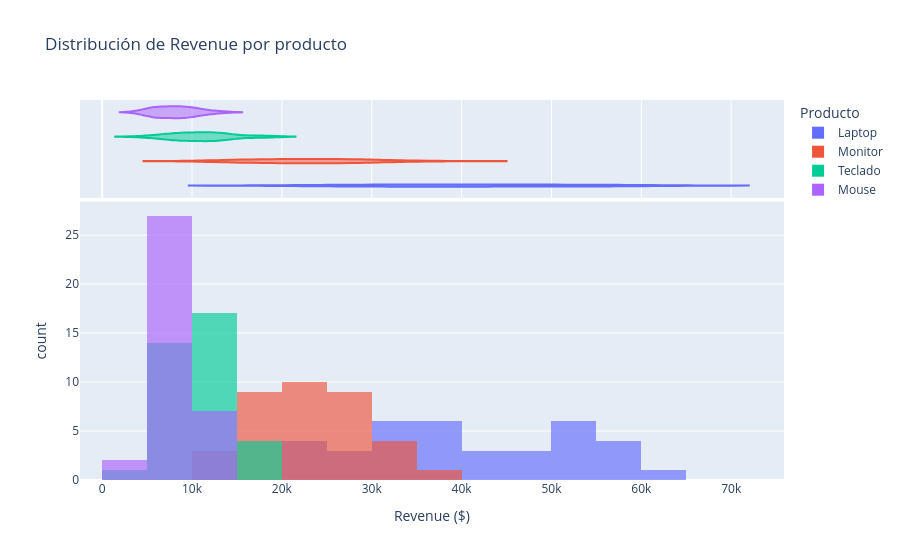

Here is the notebook cell this chart was saved with:
### Code cell
# Histograma con curva KDE superpuesta
fig = px.histogram(
    df,
    x='Revenue', color='Producto',
    nbins=20,
    barmode='overlay',
    opacity=0.65,
    title='Distribución de Revenue por producto',
    labels={'Revenue': 'Revenue ($)'},
    marginal='violin',
)
fig.show()

### Figure 1 — Plotly figure (JSON) as saved in the notebook; plotly's stock layout.template omitted (floating-point values rounded to 4 significant figures)
{"data": [{"bingroup": "x", "hovertemplate": "Producto=Laptop<br>Revenue ($)=%{x}<br>count=%{y}<extra></extra>", "legendgroup": "Laptop", "marker": {"color": "#636efa", "opacity": 0.65, "pattern": {"shape": ""}}, "name": "Laptop", "nbinsx": 20, "orientation": "v", "showlegend": true, "type": "histogram", "x": [30000, 24000, 21600, 37200, 26400, 24000, 38400, 33600, 22800, 43200, 33600, 28800, 54000, 50400, 31200, 57600, 46800, 34800, 54000, 56400, 46800, 58800, 58800, 45600, 60000, 42000, 44400, 50400, 51600, 39600, 52800, 37200, 27600, 39600, 37200, 33600], "xaxis": "x", "yaxis": "y"}, {"hovertemplate": "Producto=Laptop<br>Revenue ($)=%{x}<extra></extra>", "legendgroup": "Laptop", "marker": {"color": "#636efa"}, "name": "Laptop", "scalegroup": "x", "showlegend": false, "type": "violin", "x": [30000, 24000, 21600, 37200, 26400, 24000, 38400, 33600, 22800, 43200, 33600, 28800, 54000, 50400, 31200, 57600, 46800, 34800, 54000, 56400, 46800, 58800, 58800, 45600, 60000, 42000, 44400, 50400, 51600, 39600, 52800, 37200, 27600, 39600, 37200, 33600], "xaxis": "x2", "yaxis": "y2"}, {"bingroup": "x", "hovertemplate": "Producto=Monitor<br>Revenue ($)=%{x}<br>count=%{y}<extra></extra>", "legendgroup": "Monitor", "marker": {"color": "#EF553B", "opacity": 0.65, "pattern": {"shape": ""}}, "name": "Monitor", "nbinsx": 20, "orientation": "v", "showlegend": true, "type": "histogram", "x": [20400, 13200, 12400, 17600, 16000, 11200, 24000, 16000, 16800, 22800, 21600, 18000, 27200, 28000, 18000, 31200, 28000, 25600, 38400, 25600, 24400, 33200, 28800, 23600, 32400, 28800, 20400, 26400, 27600, 18400, 30400, 22000, 18000, 23600, 22000, 15200], "xaxis": "x", "yaxis": "y"}, {"hovertemplate": "Producto=Monitor<br>Revenue ($)=%{x}<extra></extra>", "legendgroup": "Monitor", "marker": {"color": "#EF553B"}, "name": "Monitor", "scalegroup": "x", "showlegend": false, "type": "violin", "x": [20400, 13200, 12400, 17600, 16000, 11200, 24000, 16000, 16800, 22800, 21600, 18000, 27200, 28000, 18000, 31200, 28000, 25600, 38400, 25600, 24400, 33200, 28800, 23600, 32400, 28800, 20400, 26400, 27600, 18400, 30400, 22000, 18000, 23600, 22000, 15200], "xaxis": "x2", "yaxis": "y2"}, {"bingroup": "x", "hovertemplate": "Producto=Teclado<br>Revenue ($)=%{x}<br>count=%{y}<extra></extra>", "legendgroup": "Teclado", "marker": {"color": "#00cc96", "opacity": 0.65, "pattern": {"shape": ""}}, "name": "Teclado", "nbinsx": 20, "orientation": "v", "showlegend": true, "type": "histogram", "x": [9200, 6240, 4880, 8400, 7520, 5760, 9680, 9120, 8080, 13200, 8960, 7840, 16560, 12400, 8320, 17680, 11920, 11600, 18000, 13520, 10720, 18080, 12480, 12160, 13760, 12640, 10400, 13680, 12640, 10880, 12320, 11920, 8480, 13520, 9520, 7920], "xaxis": "x", "yaxis": "y"}, {"hovertemplate": "Producto=Teclado<br>Revenue ($)=%{x}<extra></extra>", "legendgroup": "Teclado", "marker": {"color": "#00cc96"}, "name": "Teclado", "scalegroup": "x", "showlegend": false, "type": "violin", "x": [9200, 6240, 4880, 8400, 7520, 5760, 9680, 9120, 8080, 13200, 8960, 7840, 16560, 12400, 8320, 17680, 11920, 11600, 18000, 13520, 10720, 18080, 12480, 12160, 13760, 12640, 10400, 13680, 12640, 10880, 12320, 11920, 8480, 13520, 9520, 7920], "xaxis": "x2", "yaxis": "y2"}, {"bingroup": "x", "hovertemplate": "Producto=Mouse<br>Revenue ($)=%{x}<br>count=%{y}<extra></extra>", "legendgroup": "Mouse", "marker": {"color": "#ab63fa", "opacity": 0.65, "pattern": {"shape": ""}}, "name": "Mouse", "nbinsx": 20, "orientation": "v", "showlegend": true, "type": "histogram", "x": [6475, 5810, 4760, 6125, 5285, 4305, 7805, 5845, 5670, 8960, 8540, 6125, 11445, 9905, 6685, 11235, 10675, 7105, 13230, 9135, 7175, 12845, 10955, 8225, 10325, 9765, 8400, 9555, 9870, 7175, 8435, 8820, 5810, 8260, 8295, 5460], "xaxis": "x", "yaxis": "y"}, {"hovertemplate": "Producto=Mouse<br>Revenue ($)=%{x}<extra></extra>", "legendgroup": "Mouse", "marker": {"color": "#ab63fa"}, "name": "Mouse", "scalegroup": "x", "showlegend": false, "type": "violin", "x": [6475, 5810, 4760, 6125, 5285, 4305, 7805, 5845, 5670, 8960, 8540, 6125, 11445, 9905, 6685, 11235, 10675, 7105, 13230, 9135, 7175, 12845, 10955, 8225, 10325, 9765, 8400, 9555, 9870, 7175, 8435, 8820, 5810, 8260, 8295, 5460], "xaxis": "x2", "yaxis": "y2"}], "layout": {"barmode": "overlay", "legend": {"title": {"text": "Producto"}, "tracegroupgap": 0}, "title": {"text": "Distribución de Revenue por producto"}, "xaxis": {"anchor": "y", "domain": [0, 1], "title": {"text": "Revenue ($)"}}, "xaxis2": {"anchor": "y2", "domain": [0, 1], "matches": "x", "showgrid": true, "showticklabels": false}, "yaxis": {"anchor": "x", "domain": [0, 0.7326], "title": {"text": "count"}}, "yaxis2": {"anchor": "x2", "domain": [0.7426, 1], "matches": "y2", "showgrid": false, "showline": false, "showticklabels": false, "ticks": ""}}}
